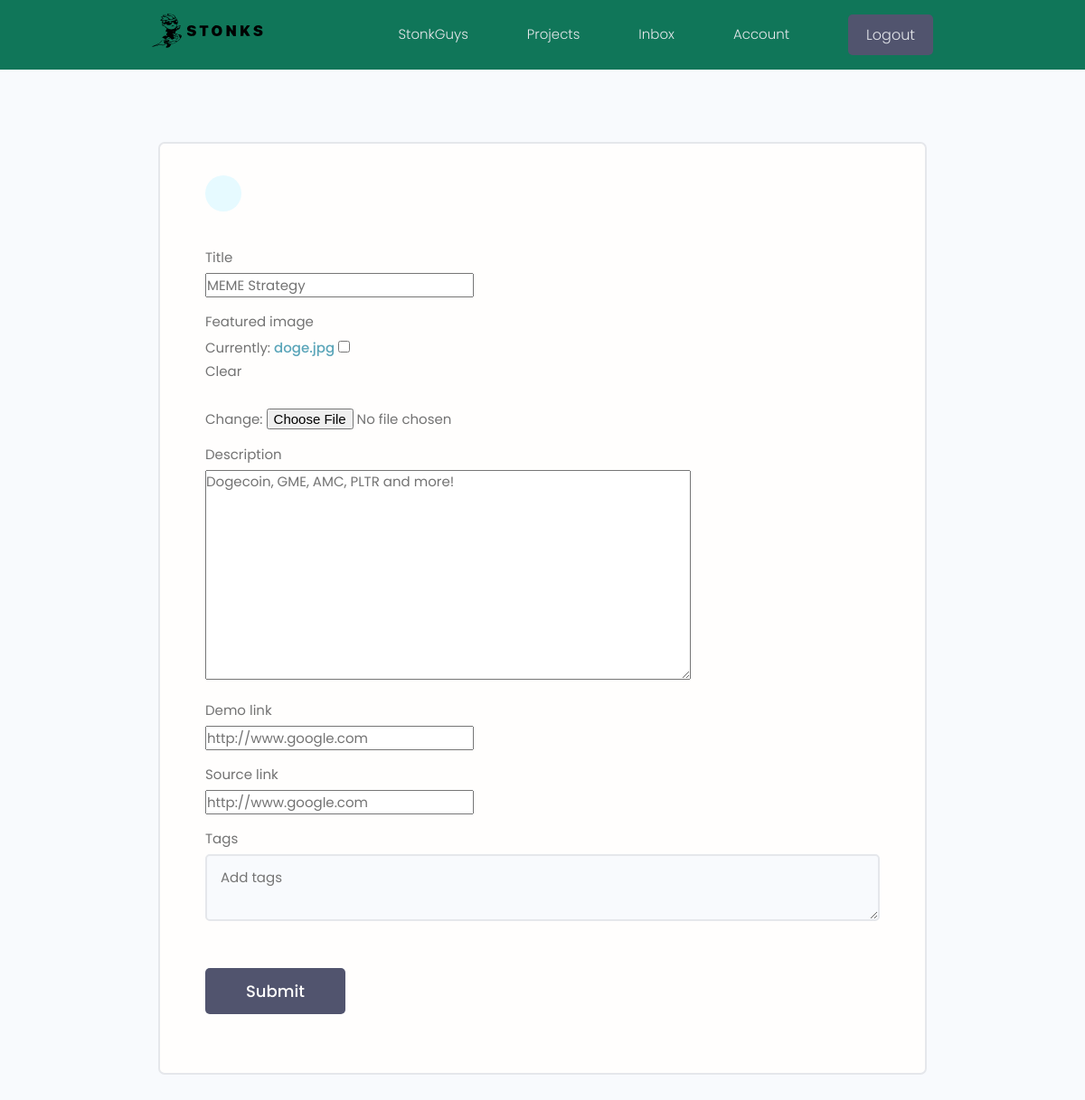
The page /projects/update_project/e298c766-5062-42f1-95c7-bbe22a07d429/ (signed in) on the database its author committed.
### projects/models.py (models this page shows, shortened)
class Project(models.Model):
    owner = models.ForeignKey(Profile, null=True, blank=True, on_delete=models.CASCADE)
    title = models.CharField(max_length=200)
    description = models.TextField(null=True, blank=True)
    featured_image = models.ImageField(null=True, blank=True, default="default.jpg")
    demo_link =  models.CharField(max_length=2000, null=True, blank=True)
    source_link = models.CharField(max_length=2000, null=True, blank=True)
    tags = models.ManyToManyField('Tag', blank=True)
    vote_total = models.IntegerField(default=0, null=True, blank=True)
    vote_ratio = models.IntegerField(default=0, null=True, blank=True)
    created = models.DateTimeField(auto_now_add=True)
    id = models.UUIDField(default=uuid.uuid4, unique=True, primary_key=True, editable=False)
    class Meta:
        ordering = ['-vote_ratio', '-vote_total', '-created']

### projects/views.py (the view, shortened to what this page needs)
# urls.py: path('update_project/<str:pk>/', views.update_project, name="update_project"),
@login_required(login_url='login')
def update_project(request, pk):
    profile = request.user.profile
    project = profile.project_set.get(id=pk)
    form = ProjectForm(instance=project)
    context = {'form': form}
    return render(request, 'projects/project_form.html', context)

### projects/forms.py
class ProjectForm(ModelForm):
    class Meta:
        model = Project
        fields = ['title', 'featured_image', 'description', 'demo_link', 'source_link']
        widgets ={
            'tags':forms.CheckboxSelectMultiple(),
        }

### projects/templates/projects/project_form.html (shortened to what this page needs)
{% extends 'main.html' %}
{% block content %}
<main class="formPage my-xl">
    <div class="content-box">
        <div class="formWrapper">
            <a class="backButton" href="{%url 'account'%}"></a>
            <br>
            <form class="form" method="POST" enctype="multipart/form-data">
                {%  for field in form %}
                <div class="form__field">
                    <label for="formInput#text">{{field.label}} </label>
                    {{field}}
                </div>
                {% endfor %}
                <div class="form__field">
                    <label for="formInput#text">Tags</label>
                    <textarea class = "input" name="newtags" placeholder="Add tags"></textarea>
                </div>
                <input class="btn btn--sub btn--lg  my-md" type="submit" value="Submit" />
            </form>
        </div>
    </div>
</main>
{% endblock %}

### static/styles/app.css (style rules this page uses)
:root { --color-sub: #107659; }
.btn--sub { background-color: var(--color-sub-light); }
.content-box { width: 95%; max-width: 85rem; margin: 0 auto; }
.backButton { background: var(--color-main-light); color: var(--color-main); width: 4rem; height: 4rem; display: flex; align-items: center; justify-content: center; border-radius: 50%; }
.formPage .formWrapper { list-style: none; background: var(--color-white); padding: 3.5rem 5rem; border: 2px solid var(--color-light); border-radius: 0.7rem; }

### static/uikit/styles/modules/_variables.css (style rules this page uses)
:root { --color-main: #5aa5b9; --color-main-light: #e6faff; --color-sub: #3f4156; --color-sub-light: #51546e; --color-sub-lighter: #ededfd; --color-text: #737373; --color-gray: #8b8b8b; --color-light: #e5e7eb; --color-light-gray: #767676; --color-bg: #f8fafd; --color-white: #fffefd; --color-white-light: #f3f3f3; --color-success: #359e64; --color-success-bg: #def8e8; --color-error: #fc4b0b; --color-error-bg: #fff2ee; --font-base: 'Poppins', arial, helvetica, 'Segoe UI', roboto, ubuntu, sans-serif; --font-monospace: 'Fira Code', 'Courier New', courier, monospace; --font-regular: 300; --font-medium: 500; --font-bold: 700; --generic-shadow: 1px 1px 5px #00000010; --generic-transition: all 0.3s ease-in-out; }

### static/uikit/styles/modules/_base.css (style rules this page uses)
* { margin: 0; padding: 0; box-sizing: border-box; text-rendering: optimizeLegibility; color: inherit; font-size: inherit; }
html { font-size: 50%; }
@media only screen and (min-width: 480px) { html { font-size: 56.25%; } }
@media only screen and (min-width: 1200px) { html { font-size: 62.5%; } }
body { line-height: 1.6; font-weight: 400; font-size: 1.5rem; color: var(--color-text); background-color: var(--color-bg); min-height: 100vh; }

### static/uikit/styles/modules/_typography.css (style rules this page uses)
* { font-family: var(--font-base); }
a { padding-bottom: 2px; text-decoration: none; display: inline-block; color: var(--color-main); font-weight: var(--font-medium); }

### static/uikit/styles/modules/_utilities.css (style rules this page uses)
.my-md { margin: 3rem auto; }
.my-xl { margin: 8rem auto; }

### static/uikit/styles/modules/_button.css (style rules this page uses)
.btn { display: inline-block; position: relative; cursor: pointer; background-color: var(--color-light); font-weight: var(--font-medium); color: var(--color-sub); text-decoration: none; padding: 1rem 2rem; border-radius: 0.5rem; border: none; width: -webkit-fit-content; width: -moz-fit-content; width: fit-content; height: -webkit-fit-content; height: -moz-fit-content; height: fit-content; font-size: 1.6rem; outline-width: 0; outline-color: transparent; -webkit-backface-visibility: hidden; backface-visibility: hidden; transition: all 0.3s ease-in-out; }
.btn--sub { background-color: var(--color-sub); color: var(--color-white); }
.btn--lg { font-size: 1.8rem; padding: 1.2rem 4.5rem; }

### static/uikit/styles/modules/_form.css (style rules this page uses)
.form { display: block; }
.form__field { margin-top: 1.5rem; margin-bottom: 1.5rem; }
.form__label, .form__field > label { display: block; margin-bottom: 0.5rem; color: var(--color-text); }
input.input[type='text'], input.input[type='email'], input.input[type='password'], input.input[type='number'], textarea.input { min-width: 24rem; width: 100%; padding: 1.2rem 1.5rem; border-radius: 0.5rem; border: 2px solid var(--color-light); transition: all 0.3s ease-in-out; background-color: var(--color-bg); }

### rows shown on the page
Project: form "MEME Strategy" "Dogecoin, GME, AMC, PLTR and more!" "http://www.google.com" "http://www.google.com"

### other values the page prints
{{ field.label }} "Title" "Featured image" "Description" "Demo link" "Source link"
